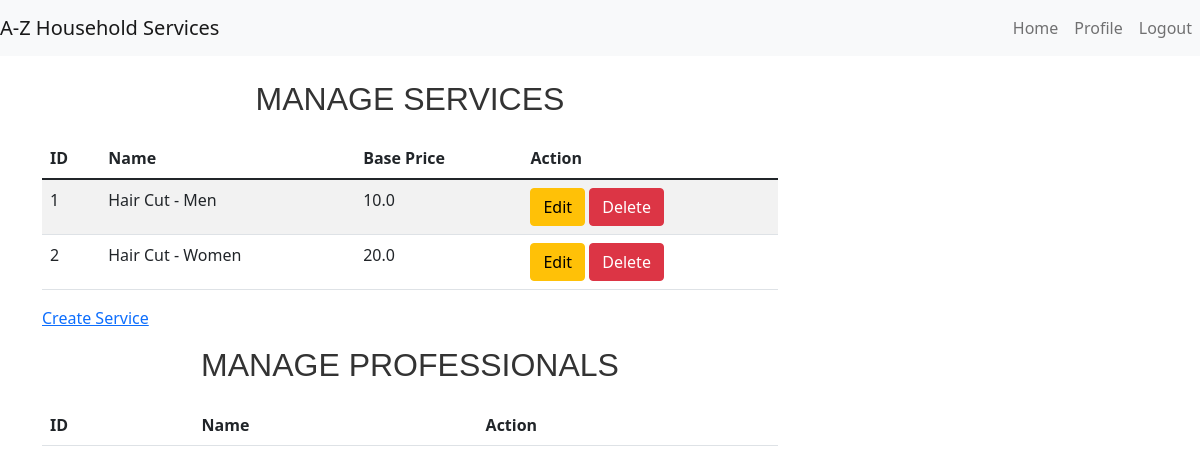
The app's page /admin/dashboard (signed in), older data.
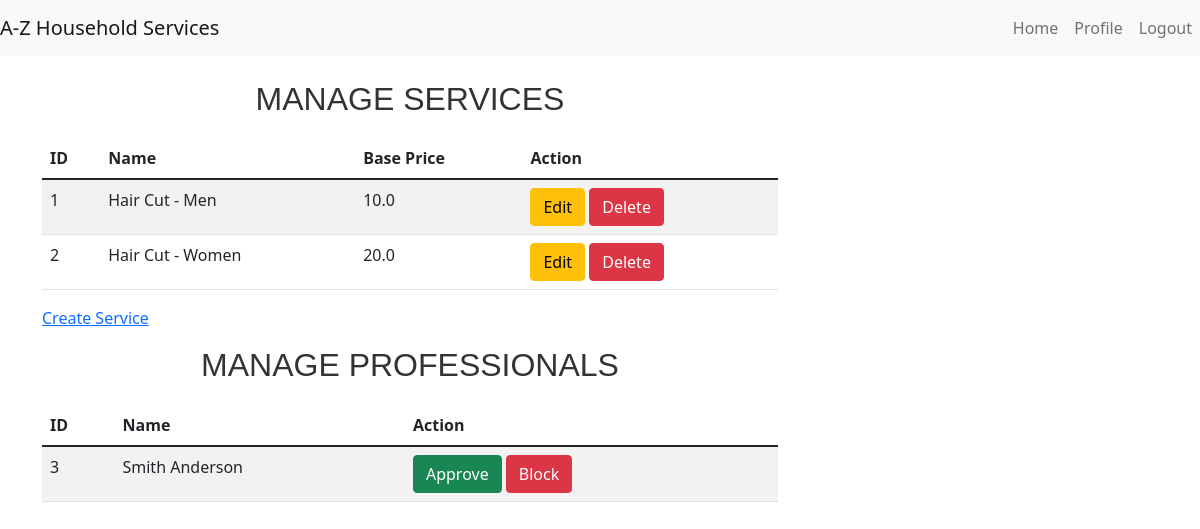
The same page, newer data.
### models.py (models this page shows, shortened)
class Service(db.Model):
    __tablename__ = 'services'
    id = db.Column(db.Integer, primary_key=True)
    name = db.Column(db.String(100), nullable=False)
    price = db.Column(db.Float, nullable=False)
    description = db.Column(db.String(200))
    time_required = db.Column(db.String(50))

class ProfessionalProfile(db.Model):
    __tablename__ = 'professional_profiles'
    id = db.Column(db.Integer, primary_key=True)
    user_id = db.Column(db.Integer, db.ForeignKey('users.id'))
    full_name = db.Column(db.String(100), nullable=False)
    service_type = db.Column(db.String(100), nullable=False)
    experience = db.Column(db.String(100), nullable=False)
    filename = db.Column(db.String(120), nullable=False)
    uploaded_at = db.Column(db.DateTime, default=db.func.current_timestamp())
    address = db.Column(db.String(200),nullable=False)
    pin_code = db.Column(db.String(6), nullable=False)
    reviews = db.Column(db.Float, default=0)

### app.py (the view)
@app.route('/admin/dashboard')
def admin_dashboard():
    if 'admin_user_id' in session:
        services = Service.query.all()
        professional_profile = ProfessionalProfile.query.all()
        customer_profile = CustomerProfile.query.all()
        service_requests = ServiceRequest.query.all()
        return render_template('admin_dashboard.html', services=services, professional_profile=professional_profile, customer_profile=customer_profile, service_requests=service_requests)
    return redirect(url_for('admin_login'))

### app.py (called while the page is built)
@app.before_request
def create_tables():
    global first_request
    if first_request:
        db.create_all()
        first_request = False

### templates/admin_dashboard.html (shortened to what this page needs)
{% extends "base.html" %}
{% block content %}
<div class="row">
    <div class="col-md-8">
        <h3>Manage Services</h3>
        <table class="table table-striped">
            <thead>
                <tr>
                    <th>ID</th>
                    <th>Name</th>
                    <th>Base Price</th>
                    <th>Action</th>
                </tr>
            </thead>
            <tbody>
                {% for service in services %}
                <tr>
                    <td>{{ service.id }}</td>
                    <td>{{ service.name }}</td>
                    <td>{{ service.price }}</td>
                    <td>
                        <a href="/admin/edit_service/{{ service.id }}" class="btn btn-warning">Edit</a>
                        <a href="/admin/delete_service/{{ service.id }}" class="btn btn-danger">Delete</a>
                    </td>
                </tr>
                {% endfor %}
            </tbody>
        </table>
        <p><a href="{{ url_for('create_services') }}"  >Create Service</a></p>
        <h3>Manage Professionals</h3>
        <table class="table table-striped">
            <thead>
                <tr>
                    <th>ID</th>
                    <th>Name</th>
                    <th>Action</th>
                </tr>
            </thead>
            <tbody>
                {% for professional in professional_profile %}
                <tr>
                    <td>{{ professional.user_id }}</td>
                    <td>{{ professional.full_name }}</td>
                    <td>
                        <a href="/admin/approve_professional/{{ professional.id }}" class="btn btn-success">Approve</a>
                        <a href="/admin/block_professional/{{ professional.id }}" class="btn btn-danger">Block</a>
                    </td>
                </tr>
                {% endfor %}
            </tbody>
        </table>
    </div>
</div>
{% endblock %}

### templates/base.html (shortened to what this page needs)
<!DOCTYPE html>
<html lang="en">
<head>
    <link href="https://cdn.jsdelivr.net/npm/bootstrap@5.1.3/dist/css/bootstrap.min.css" rel="stylesheet">
    <link rel="stylesheet" href="{{ url_for('static', filename='styles/styles.css') }}">
</head>
<body>
    <nav class="navbar navbar-expand-lg navbar-light bg-light">
        <a class="navbar-brand" href="/">A-Z Household Services</a>
        <div class="collapse navbar-collapse" id="navbarNav">
            <ul class="navbar-nav ms-auto">
                <li class="nav-item">
                    <a class="nav-link" href="{{ url_for(session['role'] + '_dashboard') }}">Home</a>
                </li>
                <li class="nav-item">
                    <a class="nav-link" href="{{ url_for(session['role'] + '_profile') }}">Profile</a>
                </li>
                <li class="nav-item">
                    <a class="nav-link" href="{{ url_for('logout') }}">Logout</a>
                </li>
            </ul>
        </div>
    </nav>
    <div class="container mt-4">
        {% block content %} {% endblock %}
    </div>
</body>
</html>

### static/styles/styles.css (style rules this page uses)
h3 { font-family: 'Arial', sans-serif; font-size: 32px; color: #333; text-align: center; margin-bottom: 20px; text-transform: uppercase; }

Row changes from the older to the newer data that the page shows:
added ProfessionalProfile: user_id "3", full_name "Smith Anderson"
